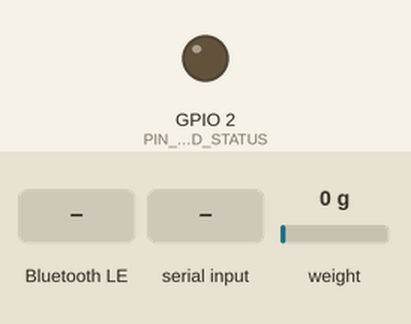
Recording of a sketch running on a simulated ESP32. On the bench: output pins drawn as LEDs (lit = HIGH). The test bench sets the inputs (shaded band); at power-on: weight on the scale 0 g. EEPROM starts erased; nothing arrives over Bluetooth unless stated; a phone connects over Bluetooth LE 3 s after start; what the sketch prints to the serial monitor is not drawn.

Above: at 2.5 s.
2.6 s: Bluetooth LE write "esp32" received
At 4.9 s:
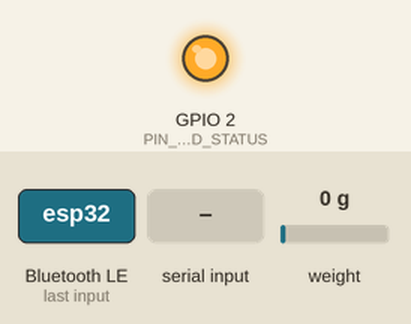
5.8 s: "esp32\n" received over Serial
7.4 s: Bluetooth LE write "READ_NOW" received
8.9 s: "T\n" received over Serial
11.8 s: Bluetooth LE write "TARE" received
13.3 s: "C 90\n" received over Serial
Timing chart, 0 to 16.3 s (numbered marks = the images above; inputs shaded):
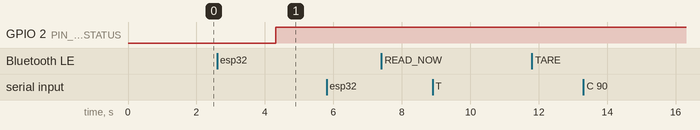

The sketch:

gas_zero_esp32.ino
```cpp
/*
 * ============================================================================
 *  GAS-ZERO — Firmware ESP32 DevKit V1 + HX711 + BLE GATT (v1.0.0)
 * ============================================================================
 *  Compatible 100% con la App Web React Gas-Zero (Web Bluetooth API).
 *
 *  LIBRERÍAS NECESARIAS EN ARDUINO IDE:
 *   1. Tarjetas ESP32: "esp32" by Espressif Systems (desde Gestor de Tarjetas)
 *   2. Librería HX711: "HX711 Arduino Library" by Bogdan Necula
 *   3. (Solo si activas USE_LCD_I2C = 1): "LiquidCrystal I2C" by Frank de Brabander
 *
 *  CONEXIONES PRINCIPALES:
 *   HX711 VCC  -> ESP32 3V3   (IMPORTANTE: usar 3.3V para proteger el ESP32)
 *   HX711 GND  -> ESP32 GND
 *   HX711 DT   -> ESP32 GPIO 4
 *   HX711 SCK  -> ESP32 GPIO 5
 *   (Opcional LCD I2C: SDA -> GPIO 21, SCL -> GPIO 22, VCC -> VIN 5V, GND -> GND)
 * ============================================================================
 */

#include <Arduino.h>
#include <HX711.h>
#include <Preferences.h>
#include <BLEDevice.h>
#include <BLEServer.h>
#include <BLEUtils.h>
#include <BLE2902.h>

// Cambia a 1 si conectas la pantalla LCD 16x2 con adaptador I2C
#define USE_LCD_I2C 0

#if USE_LCD_I2C
  #include <Wire.h>
  #include <LiquidCrystal_I2C.h>
  LiquidCrystal_I2C lcd(0x27, 16, 2); // Si no muestra texto, prueba 0x3F
#endif

// ==================== CONFIGURACIÓN DE PINES ====================
static const uint8_t PIN_HX711_DOUT = 4;
static const uint8_t PIN_HX711_SCK  = 5;
static const uint8_t PIN_LED_STATUS = 2; // LED azul integrado en ESP32 DevKit V1

// ==================== UUIDs BLE (COINCIDEN CON src/constants/ble.ts) ====================
#define BLE_DEVICE_NAME     "GasZero-001"
#define SERVICE_UUID        "4fafc201-1fb5-459e-8fcc-c5c9c331914b"
#define TELEMETRY_CHAR_UUID "beb5483e-36e1-4688-b7f5-ea07361b26a8" // Notify (ESP32 -> App)
#define COMMAND_CHAR_UUID   "6e400002-b5a3-f393-e0a9-e50e24dcca9e" // Write  (App -> ESP32)

// ==================== PARÁMETROS DE FILTRO Y ENERGÍA ====================
static const uint8_t  HX_SAMPLES        = 8;     // Promedio por lectura HX711
static const float    EMA_ALPHA         = 0.35f; // Filtro paso bajo digital (0.1 muy suave - 0.6 rápido)
static const uint32_t INTERVAL_CONN_MS  = 1500;  // Envío cada 1.5 s cuando hay app conectada
static const uint32_t INTERVAL_IDLE_MS  = 4000;  // Lectura cada 4 s en espera (ahorro energético)

// ==================== OBJETOS GLOBALES ====================
HX711 scale;
Preferences prefs;

BLEServer*         pServer        = nullptr;
BLECharacteristic* pTelemetryChar = nullptr;
BLECharacteristic* pCommandChar   = nullptr;

volatile bool deviceConnected    = false;
volatile bool oldDeviceConnected = false;
volatile bool forceReadFlag      = false;
volatile bool pendingZeroFlag    = false;
volatile bool pendingCalibFlag   = false;
float         pendingCalibKg     = 0.0f;

// ==================== ESTADO PERSISTENTE DEL CILINDRO ====================
float  scaleFactor     = 22800.0f; // Reemplazar usando calibracion_hx711.ino
float  cylinderTareKg  = 12.0f;    // Peso del cilindro vacío (kg)
float  capacityKg      = 20.0f;    // Capacidad nominal de gas (kg)
String gasCode         = "N2";     // N2, Ar, CO2, O2, LP

float  filteredWeightKg = 0.0f;
bool   filterInitialized = false;
uint32_t lastReadMs = 0;

// ==================== UTILIDADES DE MEMORIA (NVS) ====================
void loadConfig() {
  prefs.begin("gaszero", true);
  scaleFactor    = prefs.getFloat("scale", 22800.0f);
  cylinderTareKg = prefs.getFloat("tare", 12.0f);
  capacityKg     = prefs.getFloat("cap", 20.0f);
  gasCode        = prefs.getString("gas", "N2");
  prefs.end();

  if (scaleFactor == 0.0f || isnan(scaleFactor)) scaleFactor = 22800.0f;
  if (capacityKg <= 0.1f || isnan(capacityKg))   capacityKg = 20.0f;
  if (cylinderTareKg < 0.0f || isnan(cylinderTareKg)) cylinderTareKg = 0.0f;
}

void saveConfig() {
  prefs.begin("gaszero", false);
  prefs.putFloat("scale", scaleFactor);
  prefs.putFloat("tare", cylinderTareKg);
  prefs.putFloat("cap", capacityKg);
  prefs.putString("gas", gasCode);
  prefs.end();
  Serial.println("[NVS] Configuración guardada en memoria permanente.");
}

// ==================== PARSER LIGERO DE COMANDOS JSON ====================
// Extrae un número después de una clave JSON, ej: "tare":12.5
bool extractJsonFloat(const String& json, const char* key, float& outVal) {
  String pattern = String("\"") + key + "\":";
  int idx = json.indexOf(pattern);
  if (idx < 0) return false;
  int start = idx + pattern.length();
  while (start < (int)json.length() && (json[start] == ' ' || json[start] == '\t')) start++;
  int end = start;
  while (end < (int)json.length() &&
         (isDigit(json[end]) || json[end] == '.' || json[end] == '-')) {
    end++;
  }
  if (end == start) return false;
  outVal = json.substring(start, end).toFloat();
  return true;
}

// Extrae un string después de una clave JSON, ej: "gas":"Ar"
bool extractJsonString(const String& json, const char* key, String& outStr) {
  String pattern = String("\"") + key + "\":\"";
  int idx = json.indexOf(pattern);
  if (idx < 0) return false;
  int start = idx + pattern.length();
  int end = json.indexOf('"', start);
  if (end < 0) return false;
  outStr = json.substring(start, end);
  return true;
}

// ==================== CALLBACKS BLE ====================
class GasZeroServerCallbacks : public BLEServerCallbacks {
  void onConnect(BLEServer* server) override {
    (void)server;
    deviceConnected = true;
    digitalWrite(PIN_LED_STATUS, HIGH);
    Serial.println("[BLE] App Gas-Zero conectada.");
    forceReadFlag = true;
  }

  void onDisconnect(BLEServer* server) override {
    (void)server;
    deviceConnected = false;
    digitalWrite(PIN_LED_STATUS, LOW);
    Serial.println("[BLE] App desconectada. Reiniciando anuncio BLE...");
  }
};

class GasZeroCommandCallbacks : public BLECharacteristicCallbacks {
  void onWrite(BLECharacteristic* pChar) override {
    String raw = pChar->getValue().c_str();
    raw.trim();
    if (raw.length() == 0) return;

    Serial.print("[BLE CMD] Recibido: ");
    Serial.println(raw);

    String cmd;
    if (!extractJsonString(raw, "cmd", cmd)) return;

    if (cmd == "READ_NOW") {
      forceReadFlag = true;
    } else if (cmd == "TARE") {
      pendingZeroFlag = true;
    } else if (cmd == "SET_CONFIG") {
      String newGas;
      float newTare = cylinderTareKg;
      float newCap  = capacityKg;
      if (extractJsonString(raw, "gas", newGas) && newGas.length() > 0 && newGas.length() <= 4) {
        gasCode = newGas;
      }
      if (extractJsonFloat(raw, "tare", newTare) && newTare >= 0.0f) {
        cylinderTareKg = newTare;
      }
      if (extractJsonFloat(raw, "capacity", newCap) && newCap > 0.5f) {
        capacityKg = newCap;
      }
      saveConfig();
      forceReadFlag = true;
    } else if (cmd == "CALIBRATE") {
      float knownKg = 0.0f;
      if (extractJsonFloat(raw, "knownWeightKg", knownKg) && knownKg > 0.2f) {
        pendingCalibKg = knownKg;
        pendingCalibFlag = true;
      }
    }
  }
};

// ==================== LECTURA CON FILTRO Y AHORRO ENERGÉTICO ====================
float readFilteredWeightKg() {
  // Despertar HX711 solo durante la medición (ahorro energético)
  scale.power_up();
  delay(120); // Estabilización del ADC 24-bit

  float rawKg = 0.0f;
  if (scale.wait_ready_timeout(600)) {
    rawKg = scale.get_units(HX_SAMPLES);
  } else {
    Serial.println("[HX711] Aviso: sensor no respondió a tiempo. Verifica DT/SCK/3V3.");
    rawKg = filteredWeightKg;
  }

  scale.power_down(); // Modo bajo consumo (< 1 uA)

  // Eliminar micro-derivas negativas menores a 0.05 kg
  if (rawKg < 0.0f && rawKg > -0.08f) rawKg = 0.0f;
  if (rawKg < 0.0f) rawKg = 0.0f;

  // Filtro paso bajo digital (EMA) + salto rápido si cambia más de 0.8 kg (ej. quitar/poner cilindro)
  if (!filterInitialized || fabsf(rawKg - filteredWeightKg) > 0.8f) {
    filteredWeightKg = rawKg;
    filterInitialized = true;
  } else {
    filteredWeightKg = (EMA_ALPHA * rawKg) + ((1.0f - EMA_ALPHA) * filteredWeightKg);
  }

  // Redondeo a resolución operativa de 0.05 kg (o 0.01 kg para suavidad en UI)
  return roundf(filteredWeightKg * 20.0f) / 20.0f;
}

void updateLcd(float weightKg, float netKg, int pct) {
#if USE_LCD_I2C
  lcd.clear();
  lcd.setCursor(0, 0);
  lcd.print(gasCode);
  lcd.print(" ");
  lcd.print(pct);
  lcd.print("% ");
  lcd.print(netKg, 1);
  lcd.print("kg");

  lcd.setCursor(0, 1);
  lcd.print("Peso:");
  lcd.print(weightKg, 2);
  lcd.print("kg ");
  lcd.print(deviceConnected ? "BLE" : "---");
#else
  (void)weightKg;
  (void)netKg;
  (void)pct;
#endif
}

void publishTelemetry() {
  float weightKg = readFilteredWeightKg();
  float netKg    = weightKg - cylinderTareKg;
  if (netKg < 0.0f) netKg = 0.0f;
  if (netKg > capacityKg) netKg = capacityKg;

  int pct = (int)roundf((netKg / capacityKg) * 100.0f);
  if (pct < 0) pct = 0;
  if (pct > 100) pct = 100;

  char jsonBuf[128];
  snprintf(
    jsonBuf,
    sizeof(jsonBuf),
    "{\"weight\":%.2f,\"tare\":%.2f,\"net\":%.2f,\"pct\":%d,\"gas\":\"%s\"}\n",
    weightKg,
    cylinderTareKg,
    netKg,
    pct,
    gasCode.c_str()
  );

  Serial.print("[TELEMETRIA] ");
  Serial.print(jsonBuf);

  updateLcd(weightKg, netKg, pct);

  if (deviceConnected && pTelemetryChar != nullptr) {
    pTelemetryChar->setValue((uint8_t*)jsonBuf, strlen(jsonBuf));
    pTelemetryChar->notify();
  }
}

// ==================== COMANDOS POR MONITOR SERIE (USB) ====================
void handleSerialCommands() {
  if (!Serial.available()) return;
  String line = Serial.readStringUntil('\n');
  line.trim();
  if (line.length() == 0) return;

  if (line.equalsIgnoreCase("T")) {
    pendingZeroFlag = true;
  } else if (line.equalsIgnoreCase("R")) {
    forceReadFlag = true;
  } else if (line.startsWith("C ") || line.startsWith("c ")) {
    float known = line.substring(2).toFloat();
    if (known > 0.2f) {
      pendingCalibKg = known;
      pendingCalibFlag = true;
    } else {
      Serial.println("[CALIB] Usa un peso mayor a 0.2 kg, ej: C 10.0");
    }
  } else if (line.startsWith("F ") || line.startsWith("f ")) {
    float f = line.substring(2).toFloat();
    if (fabsf(f) > 10.0f) {
      scaleFactor = f;
      scale.set_scale(scaleFactor);
      saveConfig();
      Serial.printf("[CALIB] Factor manual aplicado: %.2f\n", scaleFactor);
      forceReadFlag = true;
    }
  } else {
    Serial.println("Comandos Serie disponibles:");
    Serial.println("  T         -> Poner bascula vacia en 0.00 kg (tara de plataforma)");
    Serial.println("  C 10.0    -> Calibrar con un peso conocido sobre la bascula (ej. 10.0 kg)");
    Serial.println("  F 22800   -> Fijar factor de escala directamente");
    Serial.println("  R         -> Forzar lectura inmediata");
  }
}

// ==================== SETUP & LOOP ====================
void setup() {
  Serial.begin(115200);
  delay(300);

  // Reducir reloj de 240 MHz a 80 MHz para ahorrar batería sin afectar BLE
  setCpuFrequencyMhz(80);

  pinMode(PIN_LED_STATUS, OUTPUT);
  digitalWrite(PIN_LED_STATUS, LOW);

  Serial.println("\n==========================================");
  Serial.println("   GAS-ZERO ESP32 · Báscula IoT BLE v1.0  ");
  Serial.println("==========================================");

  loadConfig();
  Serial.printf("[CFG] Gas=%s | Cap=%.2f kg | Tara=%.2f kg | Factor=%.2f\n",
                gasCode.c_str(), capacityKg, cylinderTareKg, scaleFactor);

#if USE_LCD_I2C
  Wire.begin(21, 22);
  lcd.init();
  lcd.backlight();
  lcd.setCursor(0, 0);
  lcd.print("Gas-Zero v1.0");
  lcd.setCursor(0, 1);
  lcd.print("Iniciando BLE...");
#endif

  // Inicializar HX711
  scale.begin(PIN_HX711_DOUT, PIN_HX711_SCK);
  scale.set_scale(scaleFactor);
  if (scale.wait_ready_timeout(1000)) {
    scale.tare(10);
    Serial.println("[HX711] Sensor listo y puesto a cero inicial.");
  } else {
    Serial.println("[HX711] ADVERTENCIA: No se detectó HX711 al arrancar (revisa cables).");
  }
  scale.power_down();

  // Inicializar servidor BLE GATT
  BLEDevice::init(BLE_DEVICE_NAME);
  BLEDevice::setMTU(128);

  pServer = BLEDevice::createServer();
  pServer->setCallbacks(new GasZeroServerCallbacks());

  BLEService* pService = pServer->createService(SERVICE_UUID);

  pTelemetryChar = pService->createCharacteristic(
    TELEMETRY_CHAR_UUID,
    BLECharacteristic::PROPERTY_READ | BLECharacteristic::PROPERTY_NOTIFY
  );
  pTelemetryChar->addDescriptor(new BLE2902());

  pCommandChar = pService->createCharacteristic(
    COMMAND_CHAR_UUID,
    BLECharacteristic::PROPERTY_WRITE | BLECharacteristic::PROPERTY_WRITE_NR
  );
  pCommandChar->setCallbacks(new GasZeroCommandCallbacks());

  pService->start();

  BLEAdvertising* pAdvertising = BLEDevice::getAdvertising();
  pAdvertising->addServiceUUID(SERVICE_UUID);
  pAdvertising->setScanResponse(true);
  pAdvertising->setMinPreferred(0x06);
  BLEDevice::startAdvertising();

  Serial.println("[BLE] Anunciando como '" BLE_DEVICE_NAME "'. Listo para conectar desde la App.");
}

void loop() {
  handleSerialCommands();

  // Ejecutar puesta a cero de báscula vacía
  if (pendingZeroFlag) {
    pendingZeroFlag = false;
    Serial.println("[HX711] Aplicando cero de báscula...");
    scale.power_up();
    delay(150);
    if (scale.wait_ready_timeout(800)) {
      scale.tare(12);
      filterInitialized = false;
      Serial.println("[HX711] Cero aplicado correctamente.");
    }
    scale.power_down();
    forceReadFlag = true;
  }

  // Ejecutar calibración automática con peso conocido
  if (pendingCalibFlag) {
    pendingCalibFlag = false;
    Serial.printf("[CALIB] Calibrando con peso conocido: %.2f kg...\n", pendingCalibKg);
    scale.power_up();
    delay(200);
    if (scale.wait_ready_timeout(800)) {
      scale.set_scale(1.0f);
      float rawUnits = scale.get_units(15);
      if (fabsf(rawUnits) > 50.0f) {
        scaleFactor = rawUnits / pendingCalibKg;
        scale.set_scale(scaleFactor);
        saveConfig();
        filterInitialized = false;
        Serial.printf("[CALIB] Exito! Nuevo factor de escala = %.2f\n", scaleFactor);
      } else {
        scale.set_scale(scaleFactor);
        Serial.println("[CALIB] Error: lectura demasiado baja. Asegurate de tener el peso encima.");
      }
    }
    scale.power_down();
    forceReadFlag = true;
  }

  // Reanudar advertising si la app se desconectó
  if (!deviceConnected && oldDeviceConnected) {
    delay(300);
    pServer->startAdvertising();
    oldDeviceConnected = false;
  }
  if (deviceConnected && !oldDeviceConnected) {
    oldDeviceConnected = true;
  }

  // Lectura periódica o forzada
  uint32_t now = millis();
  uint32_t interval = deviceConnected ? INTERVAL_CONN_MS : INTERVAL_IDLE_MS;
  if (forceReadFlag || (now - lastReadMs >= interval)) {
    forceReadFlag = false;
    lastReadMs = now;
    publishTelemetry();
  }

  delay(40);
}
```

Measured:
- after the input at 5.8 s, every drawn part: stays the same
- after the input at 7.4 s, every drawn part: stays the same
- after the input at 8.9 s, every drawn part: stays the same
- after the input at 11.8 s, every drawn part: stays the same
- after the input at 13.3 s, every drawn part: stays the same
